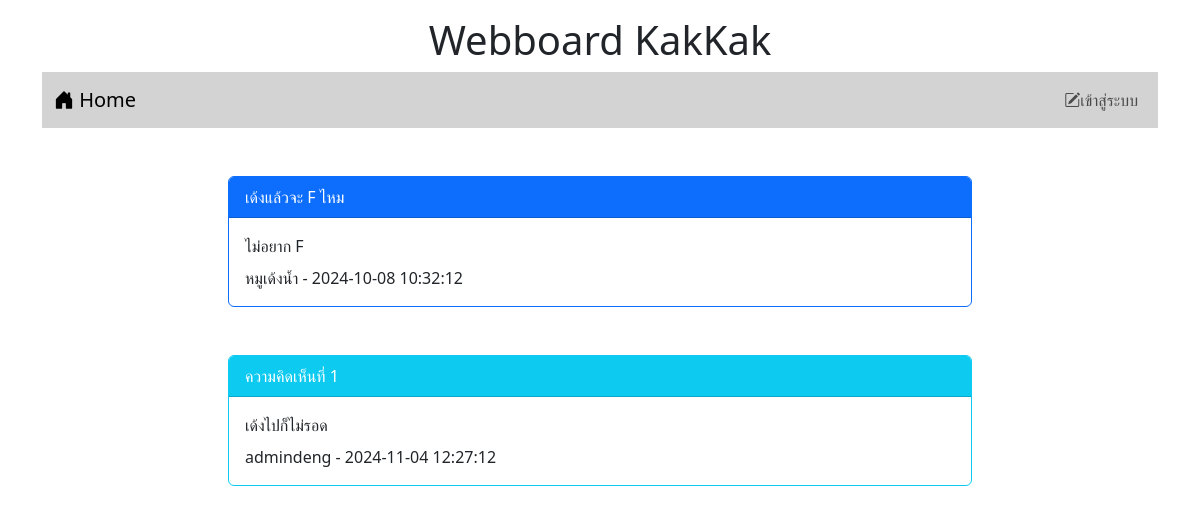
Screenshot of /post.php?id=7 with the database file from the repository.
### tables this page shows
CREATE TABLE `post` (
  `id` int(11) NOT NULL,
  `title` varchar(128) NOT NULL,
  `content` varchar(2048) NOT NULL,
  `post_date` datetime NOT NULL,
  `cat_id` int(11) NOT NULL,
  `user_id` int(11) NOT NULL
);

CREATE TABLE `user` (
  `id` int(11) NOT NULL,
  `login` varchar(32) NOT NULL,
  `password` varchar(64) NOT NULL,
  `name` varchar(64) NOT NULL,
  `gender` char(1) NOT NULL,
  `email` varchar(32) NOT NULL,
  `role` char(1) NOT NULL
);

CREATE TABLE `comment` (
  `id` int(11) NOT NULL,
  `content` varchar(20148) NOT NULL,
  `post_date` datetime NOT NULL,
  `user_id` int(11) NOT NULL,
  `post_id` int(11) NOT NULL
);

### post.php (the view, shortened to what this page needs)
<!DOCTYPE html>
<html lang="en">
<head>
    <link href="https://cdn.jsdelivr.net/npm/bootstrap@5.3.3/dist/css/bootstrap.min.css" rel="stylesheet">
    <link rel="stylesheet" href="https://cdn.jsdelivr.net/npm/bootstrap-icons@1.11.3/font/bootstrap-icons.min.css">
</head>
<body>
    <div class="container-lg">
        <H1 style="text-align: center;" class="mt-3">
            Webboard KakKak
        </H1>
        <?php include "nav.php" ?>
        <?php
            $conn=new PDO("mysql:host=localhost;dbname=webboard;charset=utf8","root","");
            $post="SELECT post.title,post.content,user.login,post.post_date FROM post INNER JOIN user ON (post.user_id=user.id) WHERE post.id=$_GET[id]";
            $result=$conn->query($post);
            while($row=$result->fetch()){
                echo "<div class='card border-primary m-5 col-lg-8 mx-auto'>
                <div class='card-header bg-primary text-white'>$row[0]</div>
                <div class='card-body'>$row[1]
                <div class='mt-2'>$row[2] - $row[3]</div></div></div>";
            }
            $i=1;
            $comment="SELECT comment.id,comment.content,user.login,comment.post_date , user.role FROM comment INNER JOIN user ON (comment.user_id=user.id) WHERE comment.post_id=$_GET[id] ORDER BY comment.post_date ASC";
            $result=$conn->query($comment);
            while($row=$result->fetch()){
                if($row[4] != "b"){
                    echo "<div class='card border-info m-5 col-lg-8 mx-auto'>
                    <div class='card-header bg-info text-white'>ความคิดเห็นที่ $i</div>
                    <div class='card-body'>$row[1]
                    <div class='mt-2'>$row[2] - $row[3]</div></div></div>";
                    $i++;
                }
            }
        ?>
    </div>
</body>
</html>

### rows the page displays
post: title "เด้งแล้วจะ F ไหม", content "ไม่อยาก F", user.login "หมูเด้งน้ำ", post_date "2024-10-08 10:32:12"
comment: content "เด้งไปก็ไม่รอด", user.login "admindeng", post_date "2024-11-04 12:27:12"
